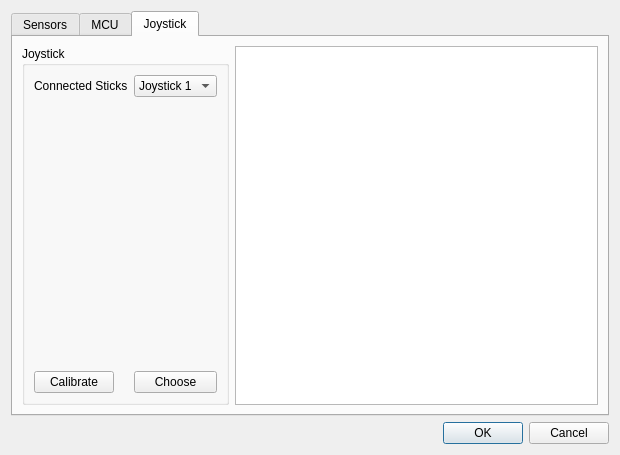
<?xml version="1.0" encoding="UTF-8"?>
<ui version="4.0">
 <class>SettingsWindow</class>
 <widget class="QWidget" name="SettingsWindow">
  <property name="geometry">
   <rect>
    <x>0</x>
    <y>0</y>
    <width>620</width>
    <height>455</height>
   </rect>
  </property>
  <property name="windowTitle">
   <string>Settings</string>
  </property>
  <layout class="QGridLayout" name="gridLayout">
   <item row="1" column="1">
    <layout class="QGridLayout" name="gridLayout_5">
     <item row="0" column="0">
      <widget class="QTabWidget" name="tabWidget">
       <property name="currentIndex">
        <number>2</number>
       </property>
       <widget class="QWidget" name="sensorTab">
        <attribute name="title">
         <string>Sensors</string>
        </attribute>
        <layout class="QGridLayout" name="gridLayout_4">
         <item row="0" column="0">
          <widget class="QGroupBox" name="onOffGroup">
           <property name="title">
            <string>On/off</string>
           </property>
           <layout class="QGridLayout" name="gridLayout_2">
            <item row="0" column="0">
             <widget class="QLabel" name="tempLabel">
              <property name="text">
               <string>Temperature</string>
              </property>
             </widget>
            </item>
            <item row="0" column="1">
             <widget class="QComboBox" name="tempBox">
              <item>
               <property name="text">
                <string>On</string>
               </property>
              </item>
              <item>
               <property name="text">
                <string>Off</string>
               </property>
              </item>
             </widget>
            </item>
            <item row="1" column="0">
             <widget class="QLabel" name="depthLabel">
              <property name="text">
               <string>Depth Sensors</string>
              </property>
             </widget>
            </item>
            <item row="1" column="1">
             <widget class="QComboBox" name="depthBox">
              <item>
               <property name="text">
                <string>On</string>
               </property>
              </item>
              <item>
               <property name="text">
                <string>Off</string>
               </property>
              </item>
             </widget>
            </item>
            <item row="2" column="0">
             <widget class="QLabel" name="compassLabel">
              <property name="text">
               <string>Compass</string>
              </property>
             </widget>
            </item>
            <item row="2" column="1">
             <widget class="QComboBox" name="compassBox">
              <item>
               <property name="text">
                <string>On</string>
               </property>
              </item>
              <item>
               <property name="text">
                <string>Off</string>
               </property>
              </item>
             </widget>
            </item>
            <item row="3" column="0">
             <widget class="QLabel" name="gyroLabel">
              <property name="text">
               <string>Gyroscope</string>
              </property>
             </widget>
            </item>
            <item row="3" column="1">
             <widget class="QComboBox" name="gyroBox">
              <item>
               <property name="text">
                <string>On</string>
               </property>
              </item>
              <item>
               <property name="text">
                <string>Off</string>
               </property>
              </item>
             </widget>
            </item>
           </layout>
          </widget>
         </item>
         <item row="0" column="1">
          <widget class="QGroupBox" name="groupBox_2">
           <property name="title">
            <string>GroupBox</string>
           </property>
           <layout class="QGridLayout" name="gridLayout_3">
            <item row="0" column="0">
             <widget class="QLabel" name="label_4">
              <property name="text">
               <string>Place Holder</string>
              </property>
             </widget>
            </item>
           </layout>
          </widget>
         </item>
        </layout>
       </widget>
       <widget class="QWidget" name="mcuTab">
        <attribute name="title">
         <string>MCU</string>
        </attribute>
       </widget>
       <widget class="QWidget" name="joystickTab">
        <attribute name="title">
         <string>Joystick</string>
        </attribute>
        <layout class="QGridLayout" name="gridLayout_6">
         <item row="0" column="0">
          <widget class="QGroupBox" name="groupBox_3">
           <property name="title">
            <string>Joystick</string>
           </property>
           <layout class="QFormLayout" name="formLayout">
            <property name="fieldGrowthPolicy">
             <enum>QFormLayout::AllNonFixedFieldsGrow</enum>
            </property>
            <item row="0" column="0">
             <widget class="QLabel" name="label_5">
              <property name="text">
               <string>Connected Sticks</string>
              </property>
             </widget>
            </item>
            <item row="0" column="1">
             <widget class="QComboBox" name="comboBox_5">
              <item>
               <property name="text">
                <string>Joystick 1</string>
               </property>
              </item>
             </widget>
            </item>
            <item row="2" column="0">
             <widget class="QPushButton" name="pushButton">
              <property name="text">
               <string>Calibrate</string>
              </property>
             </widget>
            </item>
            <item row="2" column="1">
             <widget class="QPushButton" name="pushButton_2">
              <property name="text">
               <string>Choose</string>
              </property>
             </widget>
            </item>
            <item row="1" column="0">
             <spacer name="verticalSpacer">
              <property name="orientation">
               <enum>Qt::Vertical</enum>
              </property>
              <property name="sizeHint" stdset="0">
               <size>
                <width>20</width>
                <height>70</height>
               </size>
              </property>
             </spacer>
            </item>
           </layout>
          </widget>
         </item>
         <item row="0" column="1">
          <widget class="QGraphicsView" name="graphicsView"/>
         </item>
        </layout>
       </widget>
      </widget>
     </item>
    </layout>
   </item>
   <item row="2" column="1">
    <widget class="QDialogButtonBox" name="buttonBox">
     <property name="standardButtons">
      <set>QDialogButtonBox::Cancel|QDialogButtonBox::Ok</set>
     </property>
    </widget>
   </item>
  </layout>
 </widget>
 <resources/>
 <connections/>
</ui>
